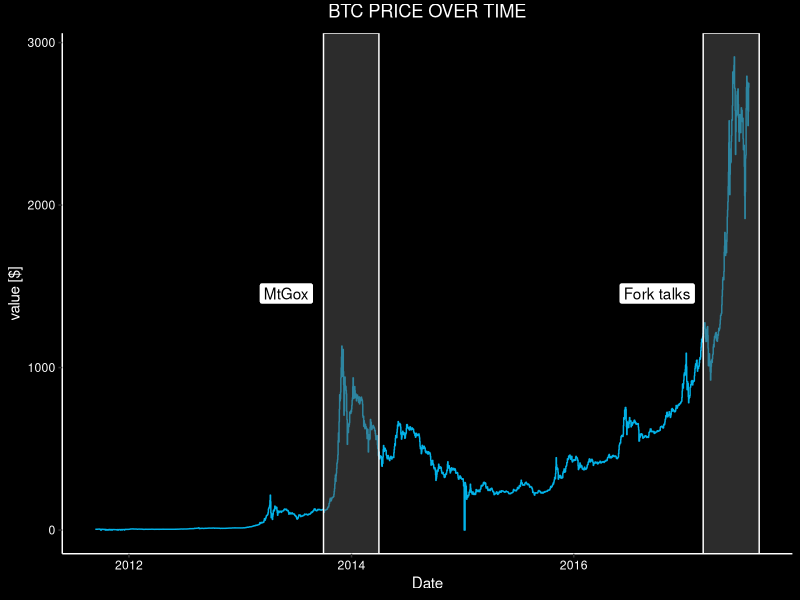

Generate this figure with R:
# libraries
require('ggplot2')

# load data (originaly from https://bitcoincharts.com/charts/bitstampUSD#igDailyztgSzm1g10zm2g25)
data<-read.csv('price.csv', colClasses = c('POSIXct', rep('numeric', 7)))

# manipulation data frames
mtgox <- data.frame(xmin=as.POSIXct('2013-10-01'), xmax=as.POSIXct('2014-04-01'), ymin=-Inf, ymax=Inf)
manip <- data.frame(xmin=as.POSIXct('2017-03-01'), xmax=as.POSIXct('2017-09-01'), ymin=-Inf, ymax=Inf)

# actual plot
png('btc_price_all.png', width = 800, height = 600)
ggplot(data=data, aes(Timestamp, Price)) + geom_step(col = '#02B3E9') + labs(x='Date', y='value [$]', title = 'BTC PRICE OVER TIME') +
  theme(panel.background = element_rect(fill = 'black', colour = 'black'),
    plot.background = element_rect(fill = 'black', colour = 'black'),
    panel.grid = element_blank(),
    axis.line = element_line(color = 'white'),
    axis.text = element_text(color = 'white'),
    title = element_text(color = 'white'),
    plot.title = element_text(hjust = 0.5, vjust=2)) +
  geom_rect(data=mtgox, aes(xmin=xmin, xmax=xmax, ymin=ymin, ymax=ymax),
    color='white',
    alpha=0.5,
    inherit.aes = FALSE) +
  geom_rect(data=manip, aes(xmin=xmin, xmax=xmax, ymin=ymin, ymax=ymax),
    color='white',
    alpha=0.5,
    inherit.aes = FALSE) +
  geom_label(aes(x=as.POSIXct('2013-06-01'), y=max(data$Price)/2, label='MtGox')) +
  geom_label(aes(x=as.POSIXct('2016-10-01'), y=max(data$Price)/2, label='Fork talks'))
dev.off()

